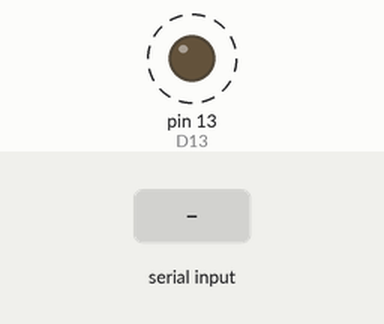
Recording of a sketch running on a simulated Arduino Uno, built with avr-gcc and run on an emulated ATmega328P. Shown: output pins drawn as LEDs (lit = HIGH). Dashed ring = blinking. Inputs (shaded band) come from the test bench. What the sketch prints to the serial monitor is not drawn.

Above: at 1.2 s.
1.3 s: "1" received over Serial
Timing chart, 0 to 10.3 s (numbered marks = the images above; inputs shaded):
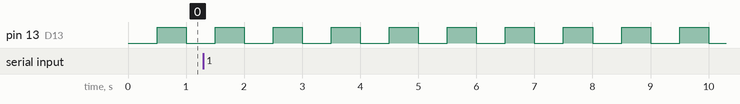

The sketch:

firmware.ino
```cpp
// Avyduino bring-up sketch for the ATmega328P (Arduino Uno pin mapping).
// The CH340G provides the USB serial port; this chip does not run this sketch.
// Connect an external LED + resistor to D13 if you want to see the heartbeat.

constexpr unsigned long kBaudRate = 115200;
constexpr unsigned long kHeartbeatIntervalMs = 500;

unsigned long lastHeartbeatMs = 0;
bool heartbeatHigh = false;

void setup() {
  pinMode(LED_BUILTIN, OUTPUT);  // D13 / PB5 / SCK
  Serial.begin(kBaudRate);
  Serial.println(F("Avyduino ready. Type to echo; D13 toggles every 500 ms."));
}

void loop() {
  const unsigned long now = millis();
  if (now - lastHeartbeatMs >= kHeartbeatIntervalMs) {
    lastHeartbeatMs = now;
    heartbeatHigh = !heartbeatHigh;
    digitalWrite(LED_BUILTIN, heartbeatHigh ? HIGH : LOW);
  }

  // Echo bytes verbatim so a serial terminal can test RX and TX together.
  while (Serial.available() > 0) {
    Serial.write(Serial.read());
  }
}
```

Measured:
- by itself, pin 13 (D13): alternates HIGH for 0.50 s and LOW for 0.50 s
